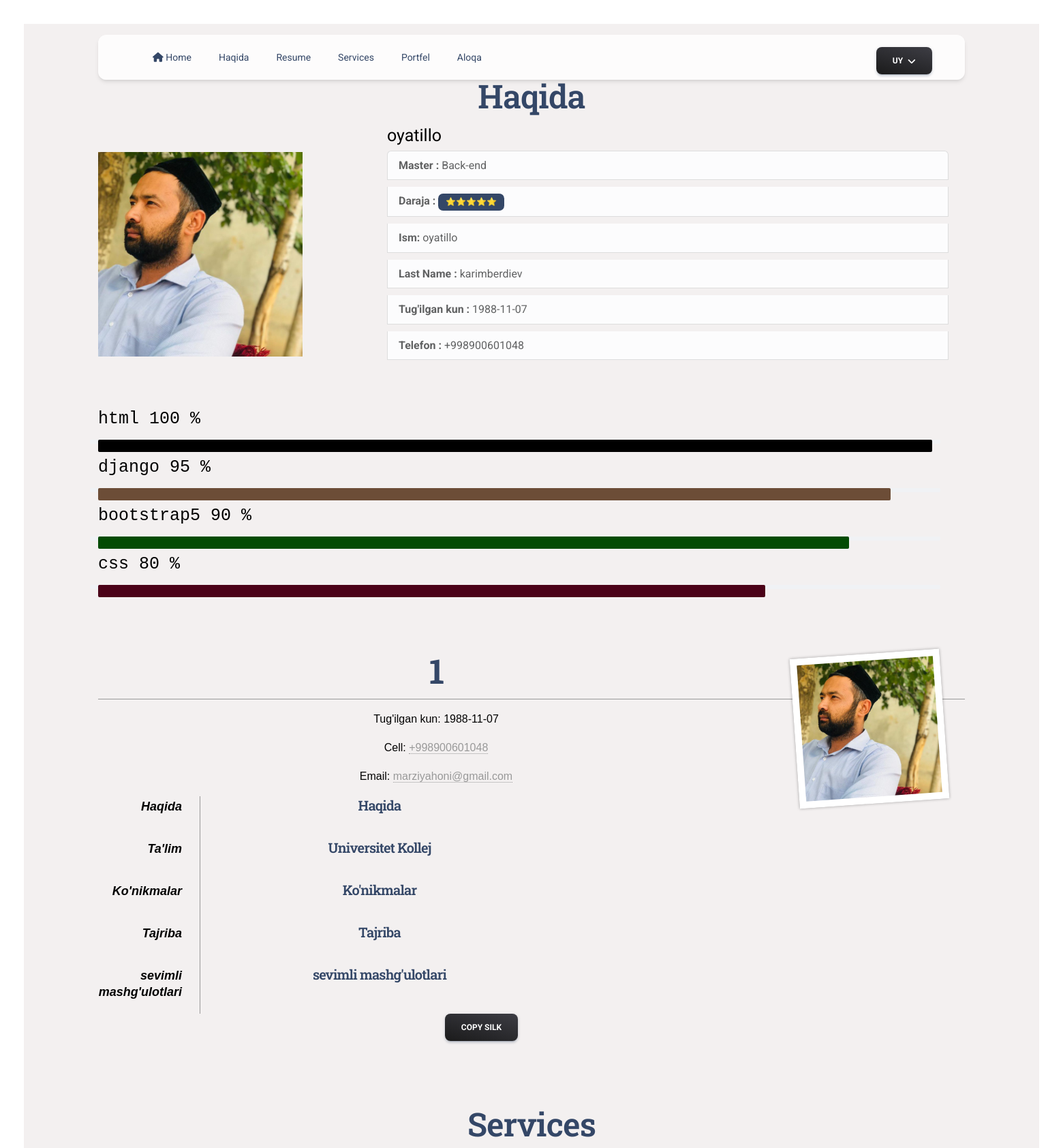
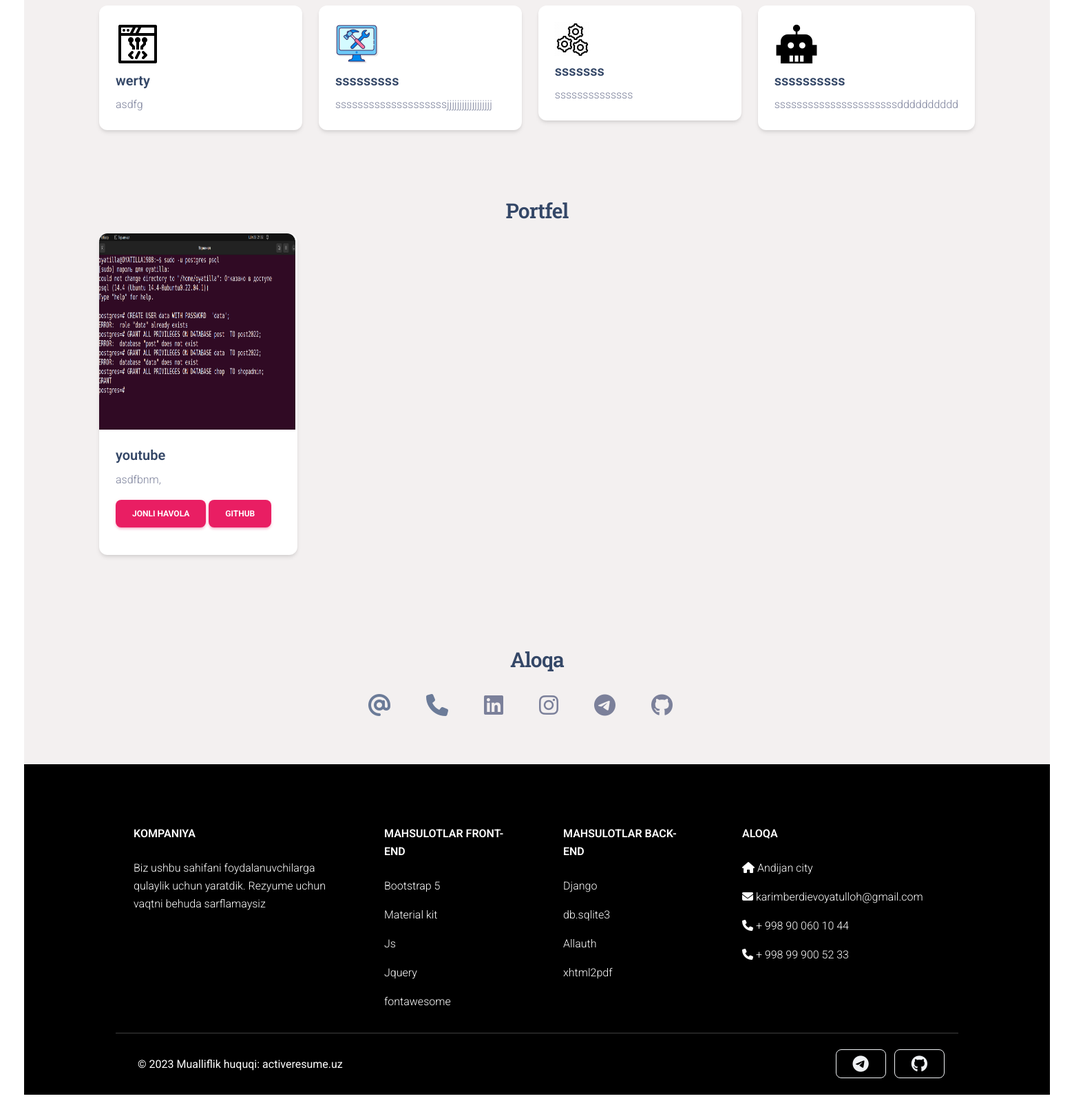
The app's page /uz/user/1 with its own data (2 pictures, top to bottom).
### main/models.py (models this page shows, shortened)
class CustomUser(AbstractUser):
    phone = models.CharField("Telefoni",max_length=14)
    instagram = models.CharField('instagramlink',max_length=318,null = True, blank = True)
    linkedin = models.CharField('linkedinlink',max_length=318,null = True, blank = True)
    github = models.CharField('githublink',max_length=155,null = True, blank = True)
    birthday = models.CharField(max_length=15,null=True,blank=True)
    telegram = models.CharField('telegram url manzili',max_length=255,null = True, blank = True)
    img = models.ImageField(upload_to = 'user_images',null = True, blank = True)
    ok = models.BooleanField(default=False,null = True, blank = True)
    master = models.ForeignKey(Master, related_name='masters', on_delete = models.PROTECT,null = True, blank = True)
    masterlevel = models.ForeignKey('MasterLevel', on_delete = models.PROTECT,null = True, blank = True,related_name = 'masterlevel')

class Master(models.Model):
    img = models.ImageField(upload_to = 'master_images',null = True, blank = True)
    name = models.CharField('category',max_length=55)
    def __str__(self):
        return self.name

class MasterLevel(models.Model):
    level = models.CharField('masterni darajasi ',max_length=50)
    def __str__(self):
        return self.level

class Yonalish(models.Model):
    user = models.ForeignKey(CustomUser, on_delete = models.CASCADE,related_name='users')
    technology = models.CharField('texnalogiya nomi ',max_length=155)
    percentage = models.PositiveIntegerField('bilim darajasi   maximum 100 ',default = 0 )

class Service(models.Model):
    user = models.ForeignKey(CustomUser, on_delete = models.CASCADE,related_name='services')
    icon = models.CharField(max_length=55)
    name = models.CharField('hizmat turi ',max_length=55)
    text = models.TextField('batafsil malumot')

class Project(models.Model):
    user = models.ForeignKey(CustomUser, on_delete = models.CASCADE,related_name='projects')
    image = models.ImageField("poroject rasmi",upload_to="project_images")
    name = models.CharField(max_length=55)
    title =  models.TextField()
    github = models.CharField('url manzili  gitgub manzili' ,max_length=255,null=True,blank=True)
    live_link = models.CharField('live preview manzili' ,max_length=255,null=True,blank=True)

### main/help.py (the view)
# urls.py: path('user/<str:username>',user_,name='user'),
def user_(request,username):
    user  = CustomUser.objects.get(username=username)
    template = loader.get_template('user.html')
    phone = 'None'
    email = 'None'
    github = 'None'
    linkedin = 'None'
    instagram = 'None'
    telegram = 'None'
    if user.phone :
       phone = user.phone
    if  user.email:
       email = user.email
    if  user.github:
       github = user.github
    if  user.linkedin:
       linkedin = user.linkedin
    if  user.instagram:
       instagram = user.instagram
    if  user.telegram:
       telegram = user.telegram
    try:
        resume = user.resumes.get()
        texnalogy = user.users.all().order_by('-percentage')
        context ={
            'phone':phone,
            'email':email,
            'github':github ,
            'linkedin':linkedin,
            'instagram':instagram ,
            'telegram':telegram ,
            'user':user,
            'resume':resume ,
            'texnalogy':texnalogy
        }
        return HttpResponse(template.render(context, request))
    except:
        texnalogy = user.users.all().order_by('-percentage')
        context ={
            'phone':phone,
            'email':email,
            'github':github ,
            'linkedin':linkedin,
            'instagram':instagram ,
            'telegram':telegram ,
            'user':user,
            'texnalogy':texnalogy
        }
        return HttpResponse(template.render(context, request))

### template/user.html (shortened to what this page needs)
{% extends 'wrapper.html' %}
{% load i18n %}
{% block content %}
<div style="background-color: #f3f0f0 !important;">
<div class="container  position-sticky z-index-sticky top-0 ">
  <div class="row">
    <div class="col">
<nav class="navbar navbar-expand-lg  blur border-radius-xl top-0 z-index-fixed shadow position-absolute my-3 py-2 start-0 end-0 mx-4">
  <div class="container-fluid  ">
    <div class="collapse navbar-collapse" id="navbarSupportedContent">
      <ul class="navbar-nav me-auto mb-2 mb-lg-0">
        <li class="nav-item">
          <a class="nav-link me-4   " href="{% url 'main:views' %}"> <i class="fa-solid fa-house"></i>{% trans ' Home' %}</a>
        </li>
        <li class="nav-item">
          <a class="nav-link  me-4"   href="{{request.LANGUAGE_CODE}}/user/{{user.username}}#about_">{% trans 'About' %}</a>
        </li>
      <li class="nav-item">
          <a class="nav-link me-4 " href="{{request.LANGUAGE_CODE}}/user/{{user.username}}#resume_">{% trans 'Resume' %}</a>
      </li>
      <li class="nav-item">
          <a class="nav-link me-4 " href="{{request.LANGUAGE_CODE}}/user/{{user.username}}#servise">{% trans 'Services' %}</a>
      </li>
      <li class="nav-item">
          <a class="nav-link me-4 " href="{{request.LANGUAGE_CODE}}/user/{{user.username}}#portfolio"> {% trans 'Portfolio' %} </a>
      </li>
      <li class="nav-item">
          <a class="nav-link me-4 " href="{{request.LANGUAGE_CODE}}/user/{{user.username}}#contavt"> {% trans 'Contact' %} </a>
      </li>
      </ul>
      <div style="margin-top: 10px;"  class="dropdown">
        <button   class="btn bg-gradient-dark  mb-0 me-2 mt-2 mt-md-0 dropdown-toggle" href="#" role="button" id="dropdownMenuLink" data-bs-toggle="dropdown" aria-expanded="false">
          {% trans 'Home' %}
        </button>
      </div>
    </div>
  </div>
</nav>
</div>
</div>
</div>
<br  id="about_" >
<div  class="container " style="margin-top: 50px !important;  " ><div class="row"><div class="col">
    <h1 class="text-center"> {% trans 'About' %}
</div>
<div class="row">
    <div class="col">
      {% if user.img %}
        <img style="margin-top: 44px !important;" src="{{user.img.url}}" width="300px"  alt="">
        {% else %}
        <img style="margin-top: 44px !important;" src="/media/user_images/profil.png" width="300px"  alt="">
      {% endif %}
    </div>
    <div class="col-lg-8 pt-4 pt-lg-0 content">
           <span style="font-size: 25px; color:#000"> {{user.first_name}}</span>  <samp style="margin-left: 25px; font-size: 25px; color:#000"> </samp>
            <div class="row">
                <div class="col-12">
                    <ul class="list-group ">
                        <li class="list-group-item list-group-item-action list-group-item-light">
                          <strong> {% trans 'Master' %} :</strong> {{user.master}}
                        </li>
                        <li  style="margin-top: 10px;" class="list-group-item list-group-item-action list-group-item-light">
                          <strong> {% trans 'Level' %} :</strong>    <span class="badge bg-dark">{{ user.masterlevel }}</span>
                       </li>
                        <li   style="margin-top: 10px;" class="list-group-item list-group-item-action list-group-item-light">
                          <strong> {% trans 'First Name ' %}:</strong> {{user.first_name}}
                        </li>
                        <li  style="margin-top: 10px;" class="list-group-item list-group-item-action list-group-item-light">
                          <strong> {% trans 'Last Name' %} :</strong> {{user.last_name}}
                       </li>
                        <li  style="margin-top: 10px;" class="list-group-item list-group-item-action list-group-item-light">
                          <strong> {% trans 'Birthday' %} :</strong> {{user.birthday}}
                        </li>
                    <li style="margin-top: 10px;" class="  list-group-item list-group-item-action list-group-item-light">
                      <strong> {% trans 'Phone' %} :</strong> {{user.phone}}
                  </li>
                  <br>
                  <br>
                </ul>
          </div>
  </div>
    </div>
    {% load my_tag %}
    <div class="row">
      {% for i in texnalogy %}
      <samp class="" style="  margin-top:15px; font-size: 25px; color:#000"> {{i.technology}} {{i.percentage}} % </samp>
      <div class="progress" style="margin-top: 10px;"  role="progressbar" aria-label="Success example" aria-valuenow="25" aria-valuemin="0" aria-valuemax="100">
          <div class="progress-bar  " style="width: {{i.percentage}}% ;height:18px; {%  bg_color forloop.counter %}  "></div>
      </div>
       {% endfor %}
      </div>
  </div>
</div></div>
<br id="resume_"  >
<div class="container  container-sm"  style="margin-top: 70px;">
  <div class="row text-center">
    <div id="resume">
              {% if user.img %}
              <img src="{{user.img.url}}" alt="{{ user.username }}">
                {% endif %}
                <h1 class="" style="font-size :50px !important;" >{{user.username | upper }}</h1>
                <p>  {% trans 'Birthday' %}:  {{user.birthday}}
                <p > {% trans 'Cell' %}: <a href="tel:{{user.phone}}">{{user.phone}}</a>
                <p>Email: <a href="mailto:{{user.email}}">{{user.email}}</a>
              <dl>
                <dt> {% trans 'About' %}
                <dd>
                  <h2> {% trans 'About' %}</h2>
              </dl>
              <dl>
                <dt> {% trans 'Education' %}
                <dd>
                  <h2> {% trans 'Universitet Kollej' %}</h2>
              </dl>
              <dl>
              <dt> {% trans 'Skills' %}
              <dd>
              <h2>  {% trans 'Skills' %}</h2>
              </dl>
              <dl>
              <dt> {% trans 'Experience' %}
              <dd>
              <h2> {% trans 'Experience' %}</h2>
              </dd>
              </dl>
              <dl>
              <dt> {% trans 'Hobbies' %}
              <dd>
                <h2> {% trans 'Hobbies' %}</h2>
              </dl>
              </div>
            </div>
        <div class="col-12 " style="margin-left: 40%;">
          <form action=" {{ request.LANGUAGE_CODE }}/pdf" method="post" >
            <a href="http://127.0.0.1:8000/{{request.LANGUAGE_CODE }}/user/{{user.username}}#resume_" class="btn bg-gradient-dark" onclick="copyToClipboard('#p1')">Copy Silk</a>
          </form>
        </div>
</div>
<br id="servise">
<div class="container"  style="margin-top: 50px;">
  <div class="col"><h1 class="text-center">  {% trans 'Services' %}</h1>
  </div>
  <div class="row ">
    {% for i in user.services.all%}
    <div class="col"style="margin-top: 5px;">
      <div class="card">
        <div class="card-body">
          <h5 class="card-title"><i class="fa-solid  fa-beat-fade fa-2xl" style="color: #3dbd85;"><img src="{{i.icon}}" alt=""></i></h5>
          <h5 class="card-title">{{i.name}}</h5>
          <p class="card-text">{{i.text}}</p>
        </div>
      </div>
    </div>
    {% endfor %}
  </div>
</div>
<br  id="portfolio">
<div class="container " style="margin-top: 70px;">
  <div class="row">
    <h3 class="text-center">   {% trans 'Portfolio' %}</h3>
    {% for p in user.projects.all %}
    <div class="col">
        <div class="card" style="width: 18rem; margin-top: 5px;">
            <img style="width: 285px;  height: 285px ;" src="{{ p.image.url }}" class=" card-img-top" alt="..." >
            <div class="card-body">
                <h5 class="card-title">{{p.name}}</h5>
                <p class="card-text">{{p.title}}</p>
                {% if p.live_link %}
                <a href="{{p.live_link}}" class="btn btn-primary"> {% trans 'live_link' %}</a>
                {% else %}
                <a class="btn btn-primary"> None</a>
                {% endif %}
                {% if p.github %}
                <a href="{{p.github}}" class="btn btn-primary">github </a>
                {% endif %}
            </div>
        </div>
    </div>
    {% endfor %}
</div>
</div>
<br id="contavt">
        <footer class="footer py-5" style="margin-top: 50px;">
            <div   class="container  ">
                <div class="row" >
                    <div class="col-lg-8 mx-auto text-center mb-4 mt-2"   >
                    <h3  class="tetxt-center"> {% trans 'Contact' %}</h3>
                    <br>
                    {% if email == 'None' %}
                    {% else %}
                  <a href="mailto:{{email}}" target="_blank" class=" fa-beat-fade  text-secondary me-xl-5 me-4">
                     <i class="fa-solid fa-at  fa-2xl" style="color: #6b7b98;"> </i>
                  </a>
                  {% endif %}
                  {% if phone == 'None' %}
                  {% else %}
                  <a href="tel:{{phone}}" target="_blank" class=" fa-beat-fade  text-secondary me-xl-5 me-4">
                     <i class="fa-solid fa-phone fa-2xl" style="color: #6b7b98;"></i>
                  </a>
                  {% endif %}
                  {% if linkedin == 'None' %}
                  {% else %}
                    <a href="{{linkedin}}" target="_blank" class=" fa-beat-fade  text-secondary me-xl-5 me-4">
                      <span class=" fab fa-linkedin  fa-2xl"> </span>
                    </a>
                  {% endif %}
                  {% if instagram == 'None' %}
                  {% else %}
                  <a href="{{instagram }}" target="_blank" class=" fa-beat-fade  text-secondary me-xl-5 me-4">
                    <span class=" fab fa-instagram  fa-2xl"></span>
                  </a>
                  {% endif %}
                  {% if telegram == 'None' %}
                  {% else %}
                  <a href="{{telegram}}" target="_blank" class=" fa-beat-fade  text-secondary me-xl-5 me-4">
                    <span class=" fab fa-telegram  fa-2xl"></span>
                  </a>
                  {% endif %}
                  {% if github == 'None' %}
                  {% else %}
                  <a href="{{github }}" target="_blank" class="  fa-beat-fade   text-secondary me-xl-5 me-4">
                    <span class=" fa-brands  fab fa-github fa-2xl"></span>
                  </a>
                  {% endif %}
                </div>
              </div>
            </div>
          </footer>
        </div>
{% endblock %}

### records on screen
CustomUser: img (picture), first_name "oyatillo", master "Back-end", masterlevel "⭐⭐⭐⭐⭐", last_name "karimberdiev", birthday "1988-11-07", phone "+998900601048", username "1", email "marziyahoni@gmail.com"
Yonalish: technology "html", percentage "100"
Yonalish: technology "django", percentage "95"
Yonalish: technology "bootstrap5", percentage "90"
Yonalish: technology "css", percentage "80"
Service: icon (picture), name "werty", text "asdfg"
Service: icon (picture), name "sssssssss", text "ssssssssssssssssssssjjjjjjjjjjjjjjjjjj"
Service: icon (picture), name "sssssss", text "ssssssssssssss"
Service: icon (picture), name "ssssssssss", text "ssssssssssssssssssssssdddddddddd"
Project: image (picture), name "youtube", title "asdfbnm,"
